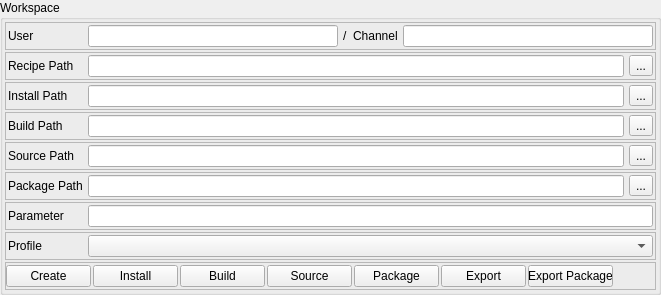
                  <widget class="QGroupBox" name="groupBox_2">
                   <property name="title">
                    <string>Workspace</string>
                   </property>
                   <layout class="QVBoxLayout" name="verticalLayout_9">
                    <property name="spacing">
                     <number>2</number>
                    </property>
                    <property name="leftMargin">
                     <number>2</number>
                    </property>
                    <property name="topMargin">
                     <number>2</number>
                    </property>
                    <property name="rightMargin">
                     <number>2</number>
                    </property>
                    <property name="bottomMargin">
                     <number>2</number>
                    </property>
                    <item>
                     <widget class="QFrame" name="frame_4">
                      <property name="frameShape">
                       <enum>QFrame::StyledPanel</enum>
                      </property>
                      <property name="frameShadow">
                       <enum>QFrame::Raised</enum>
                      </property>
                      <layout class="QHBoxLayout" name="horizontalLayout_5">
                       <property name="spacing">
                        <number>5</number>
                       </property>
                       <property name="leftMargin">
                        <number>2</number>
                       </property>
                       <property name="topMargin">
                        <number>2</number>
                       </property>
                       <property name="rightMargin">
                        <number>2</number>
                       </property>
                       <property name="bottomMargin">
                        <number>2</number>
                       </property>
                       <item>
                        <widget class="QLabel" name="label_4">
                         <property name="minimumSize">
                          <size>
                           <width>75</width>
                           <height>0</height>
                          </size>
                         </property>
                         <property name="text">
                          <string>User</string>
                         </property>
                        </widget>
                       </item>
                       <item>
                        <widget class="QLineEdit" name="lineEditUser"/>
                       </item>
                       <item>
                        <widget class="QLabel" name="label_14">
                         <property name="text">
                          <string>/</string>
                         </property>
                        </widget>
                       </item>
                       <item>
                        <widget class="QLabel" name="label_13">
                         <property name="text">
                          <string>Channel</string>
                         </property>
                        </widget>
                       </item>
                       <item>
                        <widget class="QLineEdit" name="lineEditChannel"/>
                       </item>
                      </layout>
                     </widget>
                    </item>
                    <item>
                     <widget class="QFrame" name="frame_8">
                      <property name="frameShape">
                       <enum>QFrame::StyledPanel</enum>
                      </property>
                      <property name="frameShadow">
                       <enum>QFrame::Raised</enum>
                      </property>
                      <layout class="QHBoxLayout" name="horizontalLayout_6">
                       <property name="spacing">
                        <number>5</number>
                       </property>
                       <property name="leftMargin">
                        <number>2</number>
                       </property>
                       <property name="topMargin">
                        <number>2</number>
                       </property>
                       <property name="rightMargin">
                        <number>2</number>
                       </property>
                       <property name="bottomMargin">
                        <number>2</number>
                       </property>
                       <item>
                        <widget class="QLabel" name="label_5">
                         <property name="minimumSize">
                          <size>
                           <width>75</width>
                           <height>0</height>
                          </size>
                         </property>
                         <property name="text">
                          <string>Recipe Path</string>
                         </property>
                        </widget>
                       </item>
                       <item>
                        <widget class="QLineEdit" name="lineEditRecipePath">
                         <property name="readOnly">
                          <bool>false</bool>
                         </property>
                        </widget>
                       </item>
                       <item>
                        <widget class="QToolButton" name="toolBtnExplorerRecipePath">
                         <property name="text">
                          <string>...</string>
                         </property>
                        </widget>
                       </item>
                      </layout>
                     </widget>
                    </item>
                    <item>
                     <widget class="QFrame" name="frame_9">
                      <property name="frameShape">
                       <enum>QFrame::StyledPanel</enum>
                      </property>
                      <property name="frameShadow">
                       <enum>QFrame::Raised</enum>
                      </property>
                      <layout class="QHBoxLayout" name="horizontalLayout_7">
                       <property name="spacing">
                        <number>5</number>
                       </property>
                       <property name="leftMargin">
                        <number>2</number>
                       </property>
                       <property name="topMargin">
                        <number>2</number>
                       </property>
                       <property name="rightMargin">
                        <number>2</number>
                       </property>
                       <property name="bottomMargin">
                        <number>2</number>
                       </property>
                       <item>
                        <widget class="QLabel" name="label_6">
                         <property name="minimumSize">
                          <size>
                           <width>75</width>
                           <height>0</height>
                          </size>
                         </property>
                         <property name="text">
                          <string>Install Path</string>
                         </property>
                        </widget>
                       </item>
                       <item>
                        <widget class="QLineEdit" name="lineEditInstallPath"/>
                       </item>
                       <item>
                        <widget class="QToolButton" name="toolBtnExplorerInstallPath">
                         <property name="text">
                          <string>...</string>
                         </property>
                        </widget>
                       </item>
                      </layout>
                     </widget>
                    </item>
                    <item>
                     <widget class="QFrame" name="frame_10">
                      <property name="frameShape">
                       <enum>QFrame::StyledPanel</enum>
                      </property>
                      <property name="frameShadow">
                       <enum>QFrame::Raised</enum>
                      </property>
                      <layout class="QHBoxLayout" name="horizontalLayout_8">
                       <property name="spacing">
                        <number>5</number>
                       </property>
                       <property name="leftMargin">
                        <number>2</number>
                       </property>
                       <property name="topMargin">
                        <number>2</number>
                       </property>
                       <property name="rightMargin">
                        <number>2</number>
                       </property>
                       <property name="bottomMargin">
                        <number>2</number>
                       </property>
                       <item>
                        <widget class="QLabel" name="label_7">
                         <property name="minimumSize">
                          <size>
                           <width>75</width>
                           <height>0</height>
                          </size>
                         </property>
                         <property name="text">
                          <string>Build Path</string>
                         </property>
                        </widget>
                       </item>
                       <item>
                        <widget class="QLineEdit" name="lineEditBuildPath"/>
                       </item>
                       <item>
                        <widget class="QToolButton" name="toolBtnExplorerBuildPath">
                         <property name="text">
                          <string>...</string>
                         </property>
                        </widget>
                       </item>
                      </layout>
                     </widget>
                    </item>
                    <item>
                     <widget class="QFrame" name="frame_11">
                      <property name="frameShape">
                       <enum>QFrame::StyledPanel</enum>
                      </property>
                      <property name="frameShadow">
                       <enum>QFrame::Raised</enum>
                      </property>
                      <layout class="QHBoxLayout" name="horizontalLayout_9">
                       <property name="spacing">
                        <number>5</number>
                       </property>
                       <property name="leftMargin">
                        <number>2</number>
                       </property>
                       <property name="topMargin">
                        <number>2</number>
                       </property>
                       <property name="rightMargin">
                        <number>2</number>
                       </property>
                       <property name="bottomMargin">
                        <number>2</number>
                       </property>
                       <item>
                        <widget class="QLabel" name="label_8">
                         <property name="minimumSize">
                          <size>
                           <width>75</width>
                           <height>0</height>
                          </size>
                         </property>
                         <property name="text">
                          <string>Source Path</string>
                         </property>
                        </widget>
                       </item>
                       <item>
                        <widget class="QLineEdit" name="lineEditSourcePath"/>
                       </item>
                       <item>
                        <widget class="QToolButton" name="toolBtnExplorerSourcePath">
                         <property name="text">
                          <string>...</string>
                         </property>
                        </widget>
                       </item>
                      </layout>
                     </widget>
                    </item>
                    <item>
                     <widget class="QFrame" name="frame_13">
                      <property name="frameShape">
                       <enum>QFrame::StyledPanel</enum>
                      </property>
                      <property name="frameShadow">
                       <enum>QFrame::Raised</enum>
                      </property>
                      <layout class="QHBoxLayout" name="horizontalLayout_12">
                       <property name="spacing">
                        <number>5</number>
                       </property>
                       <property name="leftMargin">
                        <number>2</number>
                       </property>
                       <property name="topMargin">
                        <number>2</number>
                       </property>
                       <property name="rightMargin">
                        <number>2</number>
                       </property>
                       <property name="bottomMargin">
                        <number>2</number>
                       </property>
                       <item>
                        <widget class="QLabel" name="label_11">
                         <property name="minimumSize">
                          <size>
                           <width>75</width>
                           <height>0</height>
                          </size>
                         </property>
                         <property name="text">
                          <string>Package Path</string>
                         </property>
                        </widget>
                       </item>
                       <item>
                        <widget class="QLineEdit" name="lineEditPackageExpPath"/>
                       </item>
                       <item>
                        <widget class="QToolButton" name="toolBtnExplorerPackagePath">
                         <property name="text">
                          <string>...</string>
                         </property>
                        </widget>
                       </item>
                      </layout>
                     </widget>
                    </item>
                    <item>
                     <widget class="QFrame" name="frame_12">
                      <property name="frameShape">
                       <enum>QFrame::StyledPanel</enum>
                      </property>
                      <property name="frameShadow">
                       <enum>QFrame::Raised</enum>
                      </property>
                      <layout class="QHBoxLayout" name="horizontalLayout_10">
                       <property name="spacing">
                        <number>5</number>
                       </property>
                       <property name="leftMargin">
                        <number>2</number>
                       </property>
                       <property name="topMargin">
                        <number>2</number>
                       </property>
                       <property name="rightMargin">
                        <number>2</number>
                       </property>
                       <property name="bottomMargin">
                        <number>2</number>
                       </property>
                       <item>
                        <widget class="QLabel" name="label_9">
                         <property name="minimumSize">
                          <size>
                           <width>75</width>
                           <height>0</height>
                          </size>
                         </property>
                         <property name="text">
                          <string>Parameter</string>
                         </property>
                        </widget>
                       </item>
                       <item>
                        <widget class="QLineEdit" name="lineEditAdditionalParams"/>
                       </item>
                      </layout>
                     </widget>
                    </item>
                    <item>
                     <widget class="QFrame" name="frame_14">
                      <property name="frameShape">
                       <enum>QFrame::StyledPanel</enum>
                      </property>
                      <property name="frameShadow">
                       <enum>QFrame::Raised</enum>
                      </property>
                      <layout class="QHBoxLayout" name="horizontalLayout_13">
                       <property name="spacing">
                        <number>5</number>
                       </property>
                       <property name="leftMargin">
                        <number>2</number>
                       </property>
                       <property name="topMargin">
                        <number>2</number>
                       </property>
                       <property name="rightMargin">
                        <number>2</number>
                       </property>
                       <property name="bottomMargin">
                        <number>2</number>
                       </property>
                       <item>
                        <widget class="QLabel" name="label_12">
                         <property name="minimumSize">
                          <size>
                           <width>75</width>
                           <height>0</height>
                          </size>
                         </property>
                         <property name="maximumSize">
                          <size>
                           <width>50</width>
                           <height>16777215</height>
                          </size>
                         </property>
                         <property name="text">
                          <string>Profile</string>
                         </property>
                        </widget>
                       </item>
                       <item>
                        <widget class="QComboBox" name="comboBoxProfile"/>
                       </item>
                      </layout>
                     </widget>
                    </item>
                    <item>
                     <widget class="QFrame" name="frame_15">
                      <property name="frameShape">
                       <enum>QFrame::StyledPanel</enum>
                      </property>
                      <property name="frameShadow">
                       <enum>QFrame::Raised</enum>
                      </property>
                      <layout class="QHBoxLayout" name="horizontalLayout_14">
                       <property name="spacing">
                        <number>2</number>
                       </property>
                       <property name="leftMargin">
                        <number>0</number>
                       </property>
                       <property name="topMargin">
                        <number>2</number>
                       </property>
                       <property name="rightMargin">
                        <number>2</number>
                       </property>
                       <property name="bottomMargin">
                        <number>2</number>
                       </property>
                       <item>
                        <widget class="QPushButton" name="btnConanCreate">
                         <property name="minimumSize">
                          <size>
                           <width>85</width>
                           <height>0</height>
                          </size>
                         </property>
                         <property name="text">
                          <string>Create</string>
                         </property>
                        </widget>
                       </item>
                       <item>
                        <widget class="QPushButton" name="btnConanInstall">
                         <property name="minimumSize">
                          <size>
                           <width>85</width>
                           <height>0</height>
                          </size>
                         </property>
                         <property name="maximumSize">
                          <size>
                           <width>85</width>
                           <height>16777215</height>
                          </size>
                         </property>
                         <property name="text">
                          <string>Install</string>
                         </property>
                        </widget>
                       </item>
                       <item>
                        <widget class="QPushButton" name="btnConanBuild">
                         <property name="minimumSize">
                          <size>
                           <width>85</width>
                           <height>0</height>
                          </size>
                         </property>
                         <property name="maximumSize">
                          <size>
                           <width>85</width>
                           <height>16777215</height>
                          </size>
                         </property>
                         <property name="text">
                          <string>Build</string>
                         </property>
                        </widget>
                       </item>
                       <item>
                        <widget class="QPushButton" name="btnConanSource">
                         <property name="minimumSize">
                          <size>
                           <width>85</width>
                           <height>0</height>
                          </size>
                         </property>
                         <property name="maximumSize">
                          <size>
                           <width>85</width>
                           <height>16777215</height>
                          </size>
                         </property>
                         <property name="text">
                          <string>Source</string>
                         </property>
                        </widget>
                       </item>
                       <item>
                        <widget class="QPushButton" name="btnConanPackage">
                         <property name="minimumSize">
                          <size>
                           <width>85</width>
                           <height>0</height>
                          </size>
                         </property>
                         <property name="maximumSize">
                          <size>
                           <width>85</width>
                           <height>16777215</height>
                          </size>
                         </property>
                         <property name="text">
                          <string>Package</string>
                         </property>
                        </widget>
                       </item>
                       <item>
                        <widget class="QPushButton" name="btnConanExport">
                         <property name="minimumSize">
                          <size>
                           <width>85</width>
                           <height>0</height>
                          </size>
                         </property>
                         <property name="maximumSize">
                          <size>
                           <width>85</width>
                           <height>16777215</height>
                          </size>
                         </property>
                         <property name="text">
                          <string>Export</string>
                         </property>
                        </widget>
                       </item>
                       <item>
                        <widget class="QPushButton" name="btnConanExportPackage">
                         <property name="minimumSize">
                          <size>
                           <width>85</width>
                           <height>0</height>
                          </size>
                         </property>
                         <property name="maximumSize">
                          <size>
                           <width>85</width>
                           <height>16777215</height>
                          </size>
                         </property>
                         <property name="text">
                          <string>Export Package</string>
                         </property>
                        </widget>
                       </item>
                       <item>
                        <spacer name="horizontalSpacer_2">
                         <property name="orientation">
                          <enum>Qt::Horizontal</enum>
                         </property>
                         <property name="sizeHint" stdset="0">
                          <size>
                           <width>40</width>
                           <height>20</height>
                          </size>
                         </property>
                        </spacer>
                       </item>
                      </layout>
                     </widget>
                    </item>
                   </layout>
                  </widget>
